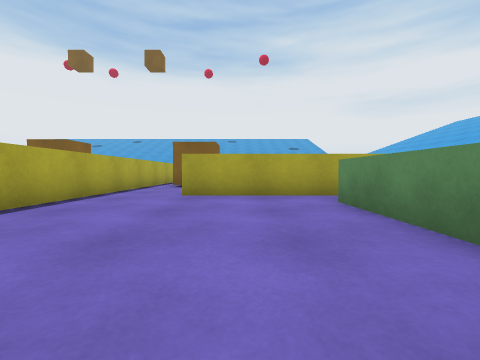
view 1 (above)

16 first-person views from a walk through a scene from a Unity 3-D project. The camera is 0.52 m above the floor, tilts 2° down and sees 90° across. The floor is counted in squares, 1 m on a side. Each view is taken from the middle of a square. On the plan, view 1 faces up. The plan holds only what a view shows up to about 9 squares ahead; the rest is blank. The place goes on beyond the plan. The player character is not drawn.

view 2
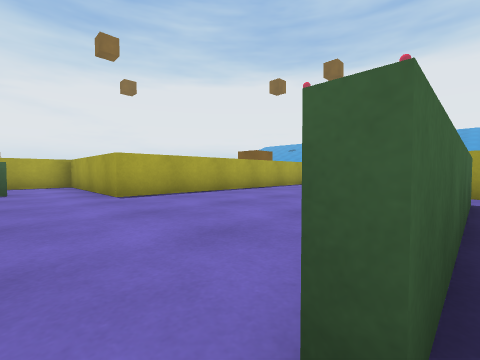

view 3
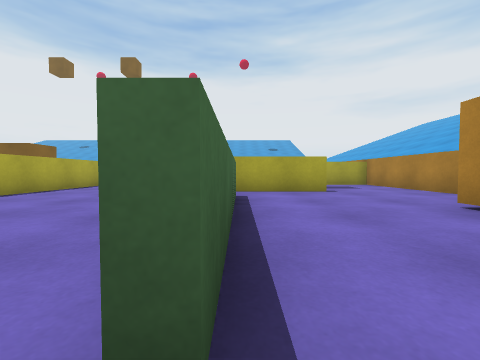

view 4
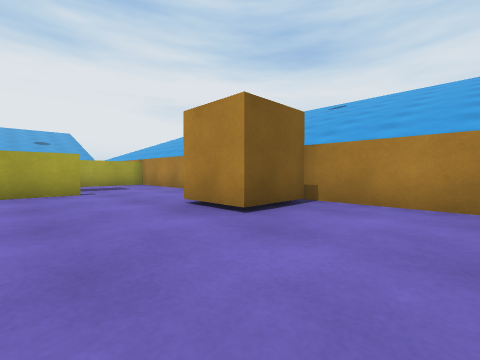

view 5
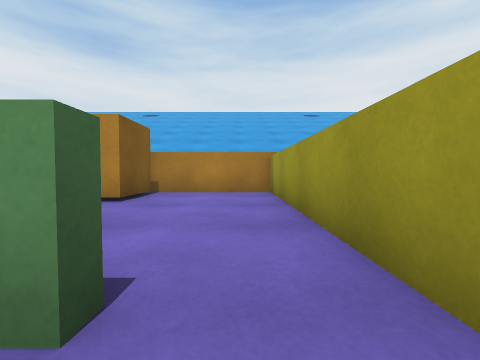

view 6
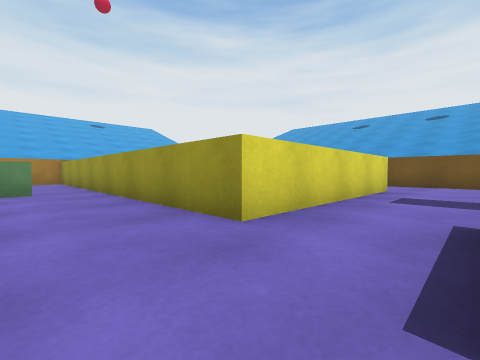

view 7
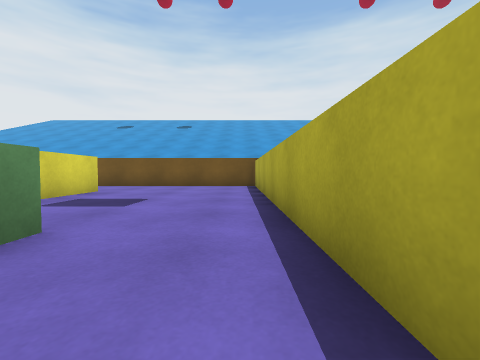

view 8
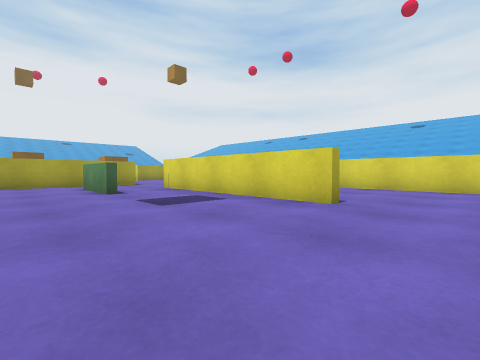

view 9
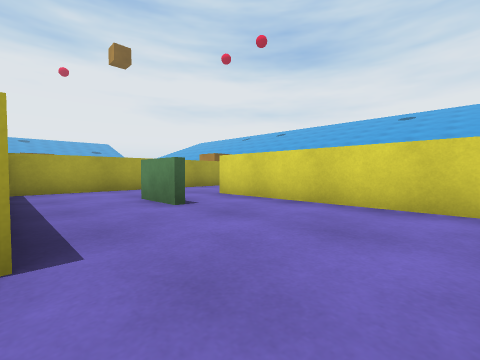

view 10
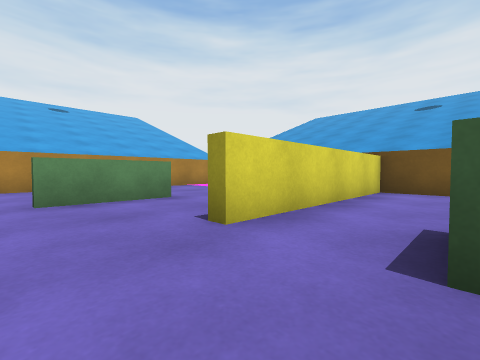

view 11
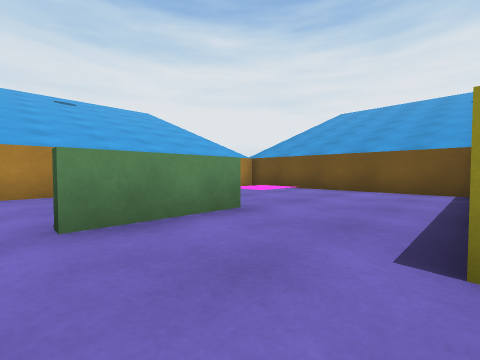

view 12
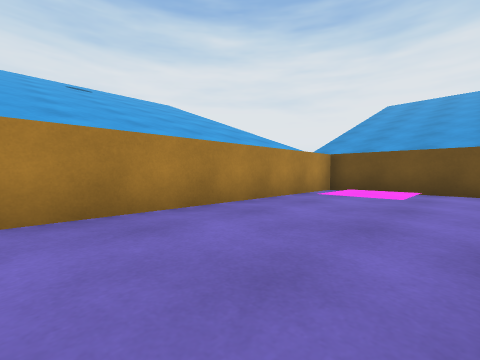

view 13
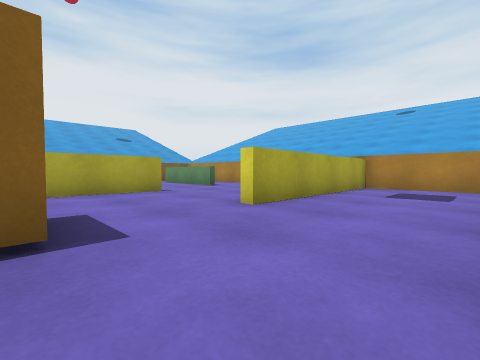

view 14
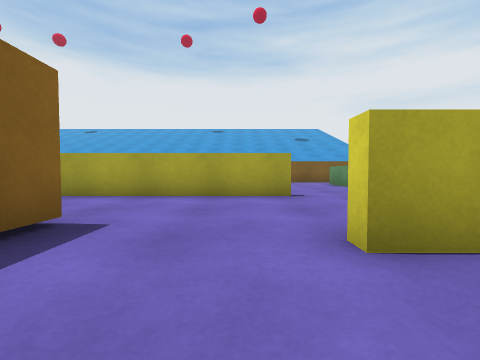

view 15
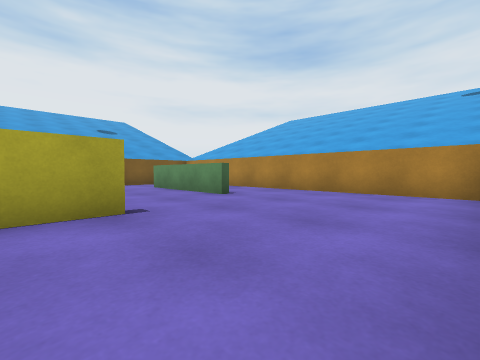

view 16
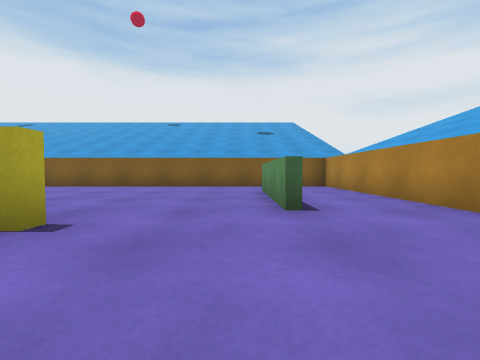

### Floor plan
Points are (right, up) in squares from view 1. A wall is a line through its corners. A room is listed if a view was taken in it or the views show most of it. See-through windows are left out.
Room 1 (views 1, 5)
walls: (1.7, 1.6) (1.7, 4.1); (1.7, -0.5) (1.7, 0.1); (-3.3, -1.8) (1.6, -1.8); (-3.2, 4.6) (-3.2, 0.7); (2, 5.2) (-1.4, 5.2)
ways out: opening at (2, -1) to room 2; gap at (2, 4) to room 2; opening at (-3, -0.5) to room 3; opening at (-2, 5) to room 7
Room 2 (views 2, 3, 4)
walls: (1.9, 4.1) (1.9, -0.5); (4.4, 5.2) (2, 5.2); (7, 4.5) (7, 5.5); (1.6, -1.8) (7, -1.8) (7, 1.4)
ways out: opening at (2, -1) to room 1; gap at (2, 4) to room 1; opening at (5.5, 5) to room 7
objects: brown cube (5, 1) to (6, 2)
Room 3 (view 6)
walls: (-3.2, 0.7) (-5.6, 0.7); (-3.3, -3.5) (-3.3, -1.8)
ways out: opening at (-3, -0.5) to room 1; opening at (-5, 0) to room 4; opening at (-4, -2.5) to room 4
Room 4 (views 7, 8)
walls: (-5.3, -3.1) (-5.3, -0.9); (-3.3, -7.4) (-3.3, -3.5); (-7.6, -9.7) (-3.4, -9.7); (-5.6, 0.7) (-7.5, 0.7) (-7.5, -9.2)
ways out: opening at (-5, 0) to room 3; opening at (-4, -2.5) to room 3; opening at (-3, -8.5) to room 5
Room 5 (views 9, 10)
walls: (-1.1, -5.8) (-1.1, -4.4); (0.5, -2.1) (-2.9, -2.1); (-3.4, -9.7) (0.8, -9.7) (0.8, -4.5)
ways out: opening at (-3, -8.5) to room 4; opening at (1, -3.5) to room 6
Room 6 (views 11, 12)
walls: (3.5, -5.5) (3.5, -3.2); (2.9, -2.1) (0.5, -2.1); (1.1, -9.7) (7, -9.7) (7, -2.9)
ways out: opening at (1, -3.5) to room 5
Room 7 (views 13, 14, 15)
walls: (2.1, 12.1) (-2.9, 12.1); (-3.2, 9) (-3.2, 4.6); (7, 5.5) (7, 8.5) (1.8, 8.5)
ways out: opening at (-2, 5) to room 1; opening at (5.5, 5) to room 2; opening at (2, 10.5) to room 8
objects: brown cube (-2, 8) to (-1, 9)
Room 8 (view 16)
walls: (7, 8.9) (7, 18.5) (4.5, 18.5)
ways out: opening at (2, 10.5) to room 7; opening at (3.5, 12.5); opening at (5, 17.5)

Positions as (right, up) in squares from view 1, and headings:
1: (0, 0), facing up
2: (2, -1), facing up-left
3: (2, -1), facing up
4: (3, -1), facing up-right
5: (1, -1), facing right
6: (-5, 0), facing down-right
7: (-7, -1), facing down
8: (-7, -9), facing up-right
9: (-3, -9), facing up-right
10: (-1, -3), facing down-right
11: (1, -3), facing down-right
12: (4, -3), facing down-right
13: (-1, 6), facing up-right
14: (1, 7), facing up
15: (1, 9), facing up-right
16: (4, 10), facing up
